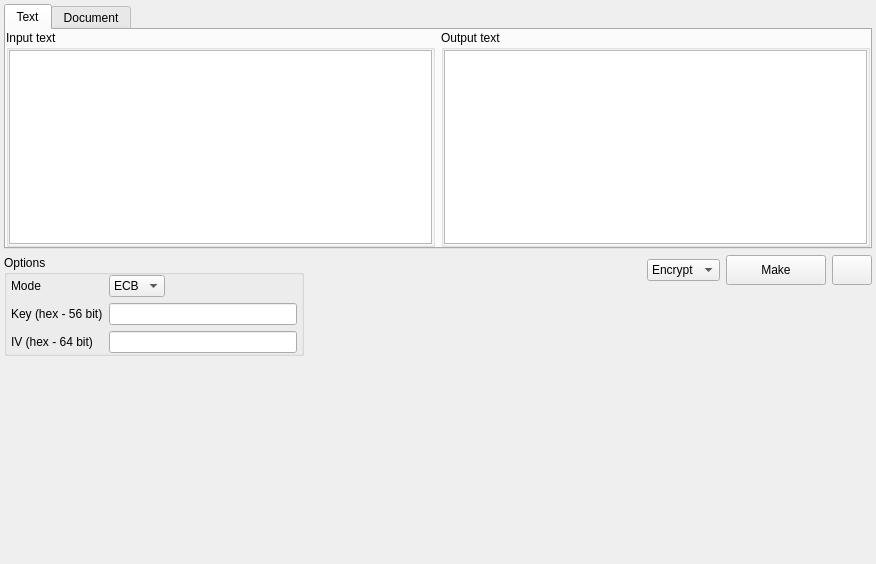
<?xml version="1.0" encoding="UTF-8"?>
<ui version="4.0">
 <class>DES</class>
 <widget class="QWidget" name="DES">
  <property name="geometry">
   <rect>
    <x>0</x>
    <y>0</y>
    <width>876</width>
    <height>564</height>
   </rect>
  </property>
  <property name="windowTitle">
   <string>Form</string>
  </property>
  <layout class="QVBoxLayout" name="verticalLayout_6">
   <property name="leftMargin">
    <number>4</number>
   </property>
   <property name="topMargin">
    <number>4</number>
   </property>
   <property name="rightMargin">
    <number>4</number>
   </property>
   <property name="bottomMargin">
    <number>4</number>
   </property>
   <item>
    <widget class="QTabWidget" name="tab_widget">
     <property name="maximumSize">
      <size>
       <width>16777215</width>
       <height>400</height>
      </size>
     </property>
     <property name="currentIndex">
      <number>0</number>
     </property>
     <widget class="QWidget" name="tab_text">
      <attribute name="title">
       <string>Text</string>
      </attribute>
      <layout class="QHBoxLayout" name="horizontalLayout">
       <property name="leftMargin">
        <number>0</number>
       </property>
       <property name="topMargin">
        <number>0</number>
       </property>
       <property name="rightMargin">
        <number>0</number>
       </property>
       <property name="bottomMargin">
        <number>0</number>
       </property>
       <item>
        <widget class="QGroupBox" name="group_box_input">
         <property name="title">
          <string>Input text</string>
         </property>
         <layout class="QVBoxLayout" name="verticalLayout_2">
          <property name="leftMargin">
           <number>0</number>
          </property>
          <property name="topMargin">
           <number>0</number>
          </property>
          <property name="rightMargin">
           <number>0</number>
          </property>
          <property name="bottomMargin">
           <number>0</number>
          </property>
          <item>
           <widget class="QTextEdit" name="text_edit_input"/>
          </item>
         </layout>
        </widget>
       </item>
       <item>
        <widget class="QGroupBox" name="group_box_output">
         <property name="title">
          <string>Output text</string>
         </property>
         <layout class="QVBoxLayout" name="verticalLayout">
          <property name="leftMargin">
           <number>0</number>
          </property>
          <property name="topMargin">
           <number>0</number>
          </property>
          <property name="rightMargin">
           <number>0</number>
          </property>
          <property name="bottomMargin">
           <number>0</number>
          </property>
          <item>
           <widget class="QTextEdit" name="text_edit_output"/>
          </item>
         </layout>
        </widget>
       </item>
      </layout>
     </widget>
     <widget class="QWidget" name="tab_document">
      <attribute name="title">
       <string>Document</string>
      </attribute>
     </widget>
    </widget>
   </item>
   <item>
    <layout class="QHBoxLayout" name="horizontal_layout_1">
     <item>
      <layout class="QVBoxLayout" name="vertical_layout_2">
       <property name="leftMargin">
        <number>0</number>
       </property>
       <property name="rightMargin">
        <number>0</number>
       </property>
       <item>
        <widget class="QGroupBox" name="group_box_options">
         <property name="sizePolicy">
          <sizepolicy hsizetype="Preferred" vsizetype="Preferred">
           <horstretch>0</horstretch>
           <verstretch>0</verstretch>
          </sizepolicy>
         </property>
         <property name="maximumSize">
          <size>
           <width>300</width>
           <height>16777215</height>
          </size>
         </property>
         <property name="title">
          <string>Options</string>
         </property>
         <layout class="QVBoxLayout" name="verticalLayout_4">
          <property name="leftMargin">
           <number>0</number>
          </property>
          <property name="topMargin">
           <number>0</number>
          </property>
          <property name="rightMargin">
           <number>0</number>
          </property>
          <property name="bottomMargin">
           <number>0</number>
          </property>
          <item>
           <layout class="QFormLayout" name="form_layout_options">
            <property name="fieldGrowthPolicy">
             <enum>QFormLayout::ExpandingFieldsGrow</enum>
            </property>
            <property name="rowWrapPolicy">
             <enum>QFormLayout::DontWrapRows</enum>
            </property>
            <property name="leftMargin">
             <number>4</number>
            </property>
            <property name="rightMargin">
             <number>4</number>
            </property>
            <item row="0" column="0">
             <widget class="QLabel" name="label_des_mode">
              <property name="text">
               <string>Mode</string>
              </property>
             </widget>
            </item>
            <item row="0" column="1">
             <widget class="QComboBox" name="combo_box_des_mode">
              <property name="sizePolicy">
               <sizepolicy hsizetype="Preferred" vsizetype="Fixed">
                <horstretch>0</horstretch>
                <verstretch>0</verstretch>
               </sizepolicy>
              </property>
              <item>
               <property name="text">
                <string>ECB</string>
               </property>
              </item>
              <item>
               <property name="text">
                <string>CBC</string>
               </property>
              </item>
              <item>
               <property name="text">
                <string>CFB</string>
               </property>
              </item>
              <item>
               <property name="text">
                <string>OFB</string>
               </property>
              </item>
             </widget>
            </item>
            <item row="1" column="0">
             <widget class="QLabel" name="label_key">
              <property name="text">
               <string>Key (hex - 56 bit)</string>
              </property>
             </widget>
            </item>
            <item row="1" column="1">
             <widget class="QLineEdit" name="line_edit_key">
              <property name="sizePolicy">
               <sizepolicy hsizetype="Expanding" vsizetype="Fixed">
                <horstretch>0</horstretch>
                <verstretch>0</verstretch>
               </sizepolicy>
              </property>
             </widget>
            </item>
            <item row="2" column="0">
             <widget class="QLabel" name="label_iv">
              <property name="text">
               <string>IV (hex - 64 bit)</string>
              </property>
             </widget>
            </item>
            <item row="2" column="1">
             <widget class="QLineEdit" name="line_edit_iv">
              <property name="sizePolicy">
               <sizepolicy hsizetype="Expanding" vsizetype="Fixed">
                <horstretch>0</horstretch>
                <verstretch>0</verstretch>
               </sizepolicy>
              </property>
             </widget>
            </item>
           </layout>
          </item>
         </layout>
        </widget>
       </item>
       <item>
        <spacer name="vertical_spacer_2">
         <property name="orientation">
          <enum>Qt::Vertical</enum>
         </property>
         <property name="sizeHint" stdset="0">
          <size>
           <width>20</width>
           <height>40</height>
          </size>
         </property>
        </spacer>
       </item>
      </layout>
     </item>
     <item>
      <spacer name="horizontal_spacer_1">
       <property name="orientation">
        <enum>Qt::Horizontal</enum>
       </property>
       <property name="sizeHint" stdset="0">
        <size>
         <width>40</width>
         <height>20</height>
        </size>
       </property>
      </spacer>
     </item>
     <item>
      <layout class="QVBoxLayout" name="vertical_layout_1">
       <item>
        <layout class="QHBoxLayout" name="horizontal_layout_2">
         <item>
          <widget class="QComboBox" name="combo_box_mode">
           <item>
            <property name="text">
             <string>Encrypt</string>
            </property>
           </item>
           <item>
            <property name="text">
             <string>Decrypt</string>
            </property>
           </item>
          </widget>
         </item>
         <item>
          <widget class="QPushButton" name="button_make">
           <property name="sizePolicy">
            <sizepolicy hsizetype="Fixed" vsizetype="Fixed">
             <horstretch>0</horstretch>
             <verstretch>0</verstretch>
            </sizepolicy>
           </property>
           <property name="minimumSize">
            <size>
             <width>100</width>
             <height>30</height>
            </size>
           </property>
           <property name="text">
            <string>Make</string>
           </property>
          </widget>
         </item>
         <item>
          <widget class="QPushButton" name="button_options">
           <property name="sizePolicy">
            <sizepolicy hsizetype="Fixed" vsizetype="Fixed">
             <horstretch>0</horstretch>
             <verstretch>0</verstretch>
            </sizepolicy>
           </property>
           <property name="minimumSize">
            <size>
             <width>0</width>
             <height>30</height>
            </size>
           </property>
           <property name="text">
            <string/>
           </property>
          </widget>
         </item>
        </layout>
       </item>
       <item>
        <spacer name="vertical_spacer_1">
         <property name="orientation">
          <enum>Qt::Vertical</enum>
         </property>
         <property name="sizeHint" stdset="0">
          <size>
           <width>20</width>
           <height>40</height>
          </size>
         </property>
        </spacer>
       </item>
      </layout>
     </item>
    </layout>
   </item>
   <item>
    <spacer name="vertical_spacer_3">
     <property name="orientation">
      <enum>Qt::Vertical</enum>
     </property>
     <property name="sizeHint" stdset="0">
      <size>
       <width>20</width>
       <height>110</height>
      </size>
     </property>
    </spacer>
   </item>
  </layout>
 </widget>
 <resources/>
 <connections/>
</ui>
